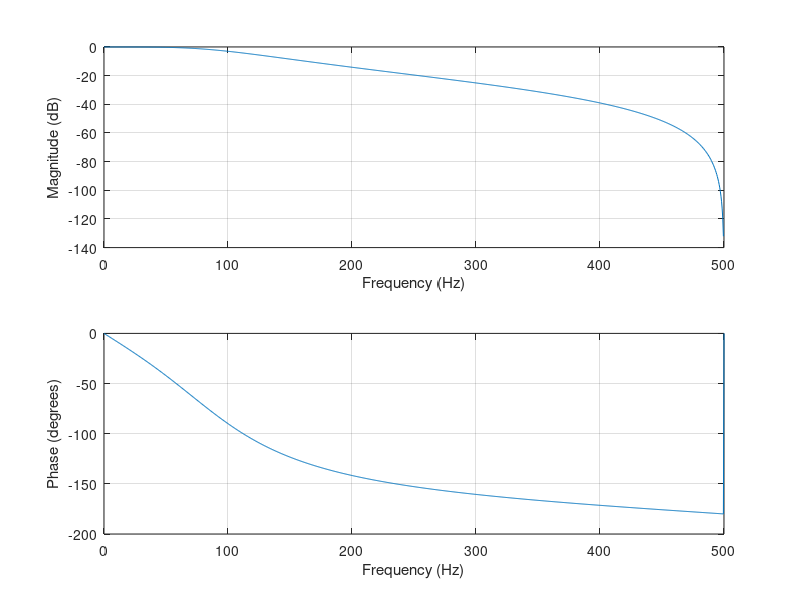

The MATLAB script that drew this image:
% IIR Filter Design in MATLAB
Fs = 1000;  
Fc = 100;  
N = 2;      
type = 'low';  

[b, a] = butter(N, Fc/(Fs/2), type);


b_fixed = round(b * 2^15);  % Scale to fixed-point
a_fixed = round(a * 2^15);  % Scale to fixed-point

% Save coefficients to file
fid = fopen('coeff_iir.txt', 'w');
fprintf(fid, 'b coefficients:\n');
for i = 1:length(b_fixed)
    binary_coeff = dec2bin(b_fixed(i), 16);
    fprintf(fid, '%s\n', binary_coeff);
end

fprintf(fid, '\na coefficients:\n');
for i = 1:length(a_fixed)
    binary_coeff = dec2bin(a_fixed(i), 16);
    fprintf(fid, '%s\n', binary_coeff); 
end
fclose(fid);

freqz(b, a, 1024, Fs);

